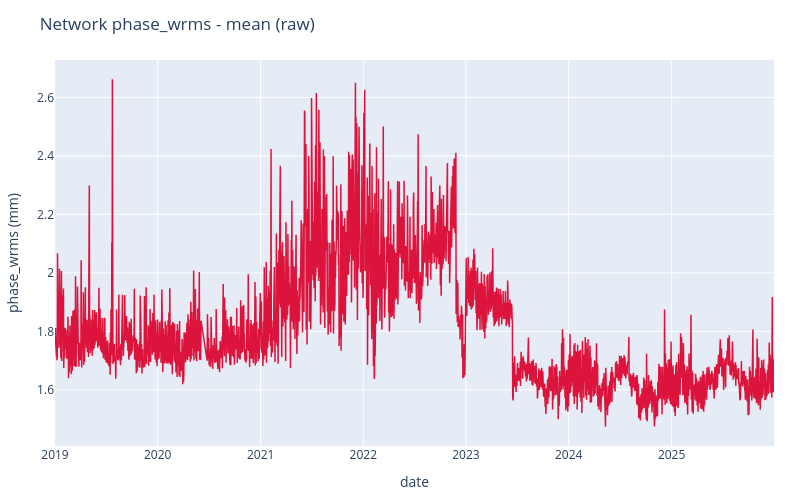

Write notebook code for a chart like this one.
### Code cell
# PPP-augmented metrics
ppp_dir = Path("./results") / "ppp" / Variant.topsis.name
ppp_config = Path("scenarios/ppp.yaml")
ppp_config = load_config(ppp_config)

# Figure 3
raw_df = load_metrics(ppp_config)
plot_raw_network_metric(
    raw_df,
    "phase_wrms"
)

### Figure 1 — Plotly figure (JSON) as saved in the notebook; plotly's stock layout.template omitted (floating-point values rounded to 4 significant figures; data arrays with more than 128 entries replaced by an {"elided": "..."} marker saying what was removed)
{"data": [{"hovertemplate": "%{x|%Y-%m-%d}<br>mean: %{y:.3f} mm<extra></extra>", "line": {"color": "crimson", "width": 1.5}, "mode": "lines", "name": "mean", "type": "scatter", "x": {"elided": "2535 str values"}, "y": {"elided": "2535 float values"}}], "layout": {"height": 500, "hovermode": "x unified", "margin": {"b": 40, "l": 40, "r": 20, "t": 60}, "title": {"text": "Network phase_wrms - mean (raw)"}, "width": 794, "xaxis": {"dtick": "M12", "hoverformat": "%Y-%m-%d", "tickformat": "%Y", "title": {"text": "date"}}, "yaxis": {"title": {"text": "phase_wrms (mm)"}}}}
